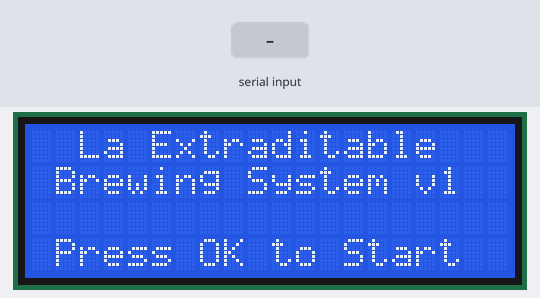
Bench run of a sketch on a simulated Arduino Mega 2560, built with avr-gcc and run on an emulated ATmega2560. Shown: 20×4 character LCD. The test bench sets the inputs (shaded band). What the sketch prints to the serial monitor is not drawn.

Above: at 1.2 s.
1.3 s: "3" received over Serial
At 1.6 s:
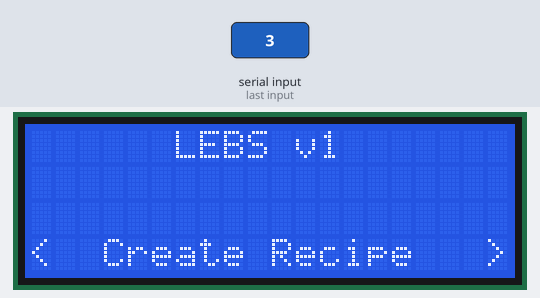
2.8 s: "1" received over Serial
At 3.7 s:
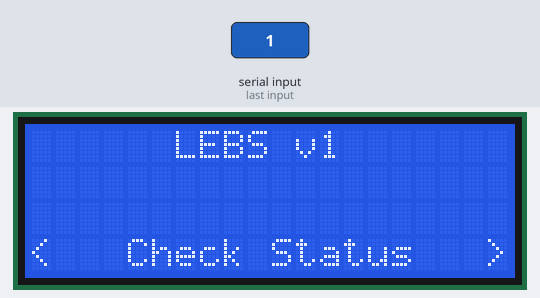
4.3 s: "c" received over Serial
At 4.7 s:
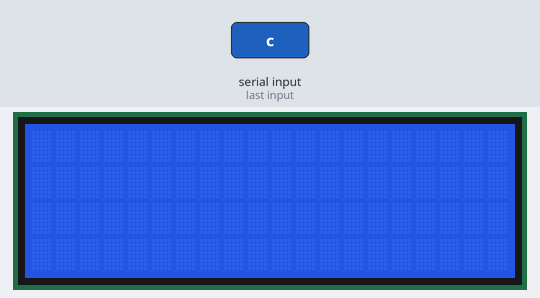
5.8 s: "2" received over Serial
At 7.0 s:
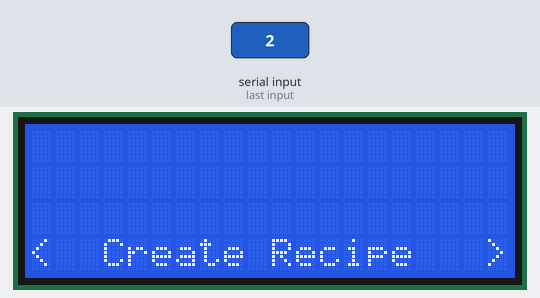
7.3 s: "2" received over Serial
At 8.3 s:
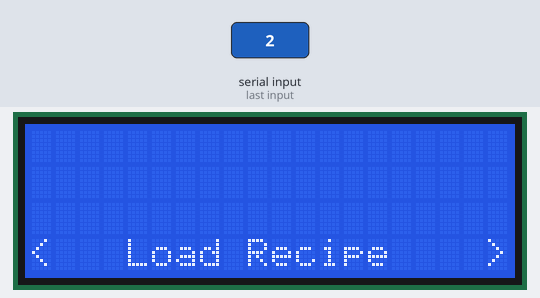
8.8 s: "3" received over Serial
At 9.8 s:
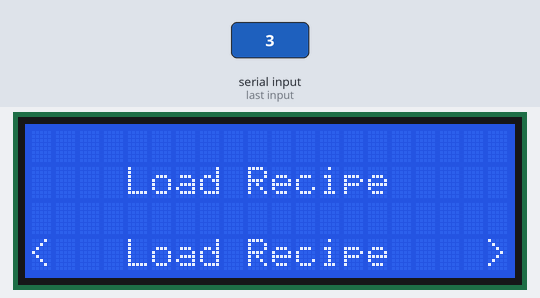
Timing chart, 0 to 11.3 s (numbered marks = the images above; inputs shaded):
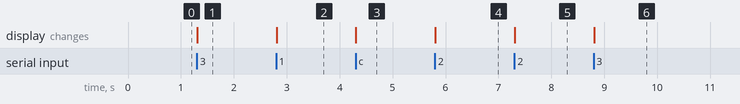

The sketch:

lebs.ino
```cpp
// (licence header left out)
#include <LiquidCrystal.h>
#include <avr/pgmspace.h>
#include <EEPROM.h>
#include <PID_v1.h>


#define LCD_COL 20
#define MENU_LEVEL1_COUNT 4

#define BTN_OK
#define BTN_NEXT;
#define BTN_PREV;
#define BTN_BACK;
#define BTN_UP;
#define BTN_DOWN;

#define TEMPERATURE_SENSOR_PIN A15
#define RESISTANCE_OUTPUT_PIN 13

#define MAX_TEMPERATURE 120
#define MIN_TEMPERATURE 20
#define PUMP_DUTY_TIME 10

//TODO: Leandro, search optimal parameters
#define KP 1
#define KI 5
#define KD 1

const char string_0[] PROGMEM = "Create Recipe";  //Mode 0
const char string_1[] PROGMEM = "Load Recipe"; //Mode 1
const char string_2[] PROGMEM = "Start Mashing"; //Mode 2
const char string_3[] PROGMEM = "Check Status" ; //Mode 3

const char string_4[] PROGMEM = "Add Ramp"; //SubMode 00
const char string_5[] PROGMEM = "Remove Ramp"; //SubMode 01
const char string_6[] PROGMEM = "Save Recipe"; //SubMode 02

const char string_7[] PROGMEM = "Temperature(C) ="; //SubSubMode 001
const char string_8[] PROGMEM = "Duration(min) ="; //SubSubMode 002
const char string_9[] PROGMEM = "Pump ="; //SubSubMode 003

const char recipe_num[] PROGMEM = "Recipe #";
const char ramp_num[] PROGMEM = "Ramp #";

const char* const main_menu_text[] PROGMEM = {string_0, string_1, string_2, string_3};

const char* const create_recipe_menu_text[] PROGMEM = {string_4, string_5, string_6};

const char* const add_ramp_menu_text[] PROGMEM = {string_7, string_8, string_9};

const char* const pump_options[] PROGMEM = {"ON", "OSC", "OFF"};

const char* const print_ramp_text[] PROGMEM = {"SP=", "t=", "P="};

const int MENU_LEVEL2_COUNT[] PROGMEM = {3, 0, 0, 0};

typedef struct ramp{
  float temperature;
  short duration;
  short pump;
}ramp; // 7 bytes


typedef struct recipe{
  ramp ramps[10];
  short rampsCount;
} recipe; //74 bytes


ramp currentRamp;

recipe currentRecipe;
int currentRampIndex;

char buffer [LCD_COL];
// renderer

// The LCD circuit:
//    * LCD RS pin to digital pin 8
//    * LCD Enable pin to digital pin 9
//    * LCD D4 pin to digital pin 4
//    * LCD D5 pin to digital pin 5
//    * LCD D6 pin to digital pin 6
//    * LCD D7 pin to digital pin 7
//    * LCD R/W pin to ground
LiquidCrystal lcd = LiquidCrystal(31, 33, 35, 37, 39, 41);

int lcdRow = 0;
int currentMode = 0;
int currentSubMode = 0;
int currentSubSubMode = 0;
int menuLevel = 0;

double currentTemperature = 0.0;
double setpointTemperature = 0.0;
double pidOutput;
int WindowSize = 5000;
unsigned long windowStartTime;

PID temperaturePID(&currentTemperature, &setpointTemperature, &pidOutput, KP, KD, KI, DIRECT);

void serial_print_help() {
    Serial.println("***************");
    Serial.println("w: go to previus item (up)");
    Serial.println("s: go to next item (down)");
    Serial.println("a: go back (right)");
    Serial.println("d: select \"selected\" item");
    Serial.println("?: print this help");
    Serial.println("h: print this help");
    Serial.println("***************");
}

void serial_handler() {
    char inChar;
    if ((inChar = Serial.read()) > 0) {
        switch (inChar) {
            case '1': // Previus item
                buttonPrev();
                break;
            case '2': // Next item
                buttonNext();
                break;
            case '3': // Back presed
                buttonOK();
                break;
            case '4':
               buttonBack();
               break;
            case '5':
                buttonDown();
                break;
            case '6':
                buttonUp();
                break;
            case '?':
            case 'h': // Display help
                serial_print_help();
                break;
            case 'c':
              lcd.clear();
              break;
            case 't':
              readTemperature();
              Serial.println(currentTemperature);
            default:
                break;
        }
    }
}

// Standard arduino functions

void setup() {
    Serial.begin(9600);
    lcd.begin(20, 4);

    memset(buffer, '\0', 20);

    //serial_print_help();

    initMenu();
}

void loop() {
    serial_handler();
}

void readButton(){

}

void lcdHome(){
  setCursor(0,0);
}

void setCursor(int col, int row){
  lcdRow = row;
  lcd.setCursor(col, row);
}


void initMenu(){
  lcdHome();
  printCenter("La Extraditable");
  setCursor(0, 1);
  printCenter("Brewing System v1");
  setCursor(0, 3);
  printCenter("Press OK to Start");
}

void initWorkMenu(){
  lcd.clear();
  lcdHome();
  printCenter("LEBS v1");
  setCursor(0,1);
}

void printCenter(const char* str){
  clearRow();
  int leadingSpaces = (LCD_COL - strlen(str)) / 2;
  lcd.setCursor(leadingSpaces, lcdRow);
  lcd.print(str);
}

void clearRow(){
  setCursor(0, lcdRow);
  for(int i =0; i < LCD_COL; i++){
    lcd.print(" ");
  }
  setCursor(0, lcdRow);
}

void changeMode(){
  strcpy_P(buffer, (char*)pgm_read_word(&(main_menu_text[currentMode])));
  Serial.println(buffer);
  printMenuOption();
}

void changeSubMode(){
  if(currentMode == 0){
    strcpy_P(buffer, (char*)pgm_read_word(&(create_recipe_menu_text[currentSubMode])));
  }
  printMenuOption();
}

void changeSubSubMode(){
  setCursor(0, 3);
  clearRow();

  if(currentMode == 0){ //Create Recipe
    if(currentSubMode == 0){ //Add Ramp
      strcpy_P(buffer, (char*)pgm_read_word(&(add_ramp_menu_text[currentSubMode])));

    }
  }
  printMenuOption();
}

void selectCurrentMode(){
  setCursor(0, 1);
  strcpy_P(buffer, (char*)pgm_read_word(&(main_menu_text[currentMode])));
  printCenter(buffer);
  setCursor(0, 2);
  clearRow();
  currentSubMode = 0;
  changeSubMode();
}

void selectCurrentSubMode(){
  if(currentMode == 0){//Create reciepe
    setCursor(0,3);
    strcpy_P(buffer, (char*)pgm_read_word(&(create_recipe_menu_text[currentMode])));
    printCenter(buffer);
    setCursor(0, 3);
    clearRow();
    changeSubSubMode();
  }
}

void printMenuOption(){
  setCursor(0, 3);
  clearRow();
  lcd.print("<");
  int leadingSpaces = (LCD_COL - strlen(buffer)) / 2;
  setCursor(leadingSpaces, lcdRow);
  lcd.print(buffer);
  setCursor(LCD_COL - 1, lcdRow);
  lcd.print(">");
}

void saveReciepe(recipe r, int recipeId){
  EEPROM.put(recipeId * sizeof(recipe), r);
}

recipe loadReciepe(int recipeId){
  recipe result;
  EEPROM.get(recipeId * sizeof(recipe), result);
  return result;
}

void addRamp(){

}

void printReciepe(){

}

void printRamp(){
}

void buttonOK(){
  if(menuLevel == 0){
    initWorkMenu();
    changeMode();
  }

  if(menuLevel == 1){
    selectCurrentMode();
  }

  if(menuLevel == 2){
    selectCurrentSubMode();
  }

  if(menuLevel < 3){
    menuLevel++;
  }
}

void buttonBack(){
  if(menuLevel > 0){
    menuLevel--;

    if(menuLevel == 0){
      menuLevel = 0;
    }
  }
}

void buttonNext(){
  if(menuLevel == 1){
    currentMode = ++currentMode % MENU_LEVEL1_COUNT;
    changeMode();
  }
  else if(menuLevel == 2){
    int maxItem = (int)pgm_read_word(&(MENU_LEVEL2_COUNT[currentMode]));
    Serial.println("maxitens:" + maxItem);
    currentSubMode = ++currentSubMode % maxItem;
    changeSubMode();
  }
}

void buttonPrev(){
  if(menuLevel == 1){
    currentMode = --currentMode;
    if(currentMode < 0){
      currentMode = MENU_LEVEL1_COUNT - 1;
    }
    changeMode();
  }
  else if(menuLevel == 2){
    currentSubMode = --currentSubMode;
    if(currentSubMode < 0){
      int maxItem = (int)pgm_read_word(&(MENU_LEVEL2_COUNT[currentMode]));
      Serial.println("maxitens:" + maxItem);
      currentSubMode = maxItem - 1;
      changeSubMode();
    }
  }
  else if(menuLevel == 3){
    currentSubSubMode = --currentSubSubMode;

    if(currentSubSubMode < 0){
      currentSubSubMode = 2; //Fixed for 3 option, maybe should be changed latter
    }
  }
}

void readTemperature(){
  currentTemperature = ( 5.0 * analogRead(TEMPERATURE_SENSOR_PIN) * 100.0) / 1024.0;
}

void buttonUp(){
  if(currentMode = 0 && currentSubMode == 0){
    if(menuLevel == 3){
      if(currentSubMode == 0){
        currentRamp.temperature = max(currentRamp.temperature++, MAX_TEMPERATURE);
      }
      else if(currentSubMode == 1){
        currentRamp.duration = max(currentRamp.duration++, 2);
      }
      else if(currentSubMode == 2){
        currentRamp.pump = max(currentRamp.pump++, 2);
      }
    }
  }
}

void buttonDown(){
    if(currentMode = 0 && currentSubMode == 0){
    if(menuLevel == 3){
      if(currentSubMode == 0){
        currentRamp.temperature = min(currentRamp.temperature--, MIN_TEMPERATURE);
      }
      else if(currentSubMode == 1){
        currentRamp.duration = max(currentRamp.duration--, 0);
      }
      else if(currentSubMode == 2){
        currentRamp.pump = max(currentRamp.pump--, 0);
      }
    }
  }
}

void startControlLoop(){
  windowStartTime = millis();

  temperaturePID.SetOutputLimits(0, WindowSize);
  temperaturePID.SetTunings(KP, KI, KD);
  temperaturePID.SetMode(AUTOMATIC);
}

void runControlLoop(){

 //TODO LEANDRO: reach set point, change pump mode, keep temperature though the desired amount of time, iterate over the ramps.
  temperaturePID.Compute();

  unsigned long now = millis();
  if (now - windowStartTime > WindowSize)
  { //time to shift the Relay Window
    windowStartTime += WindowSize;
  }
  if (pidOutput > now - windowStartTime){
    digitalWrite(RESISTANCE_OUTPUT_PIN, HIGH);
  }
  else{
    digitalWrite(RESISTANCE_OUTPUT_PIN, LOW);
  }
}
```

Measured:
- after the input at 1.3 s, the display: changes at once (image 1)
- after the input at 2.8 s, the display: changes at once (image 2)
- after the input at 4.3 s, the display: changes at once (image 3)
- after the input at 5.8 s, the display: changes at once (image 4)
- after the input at 7.3 s, the display: changes at once (image 5)
- after the input at 8.8 s, the display: changes at once (image 6)
